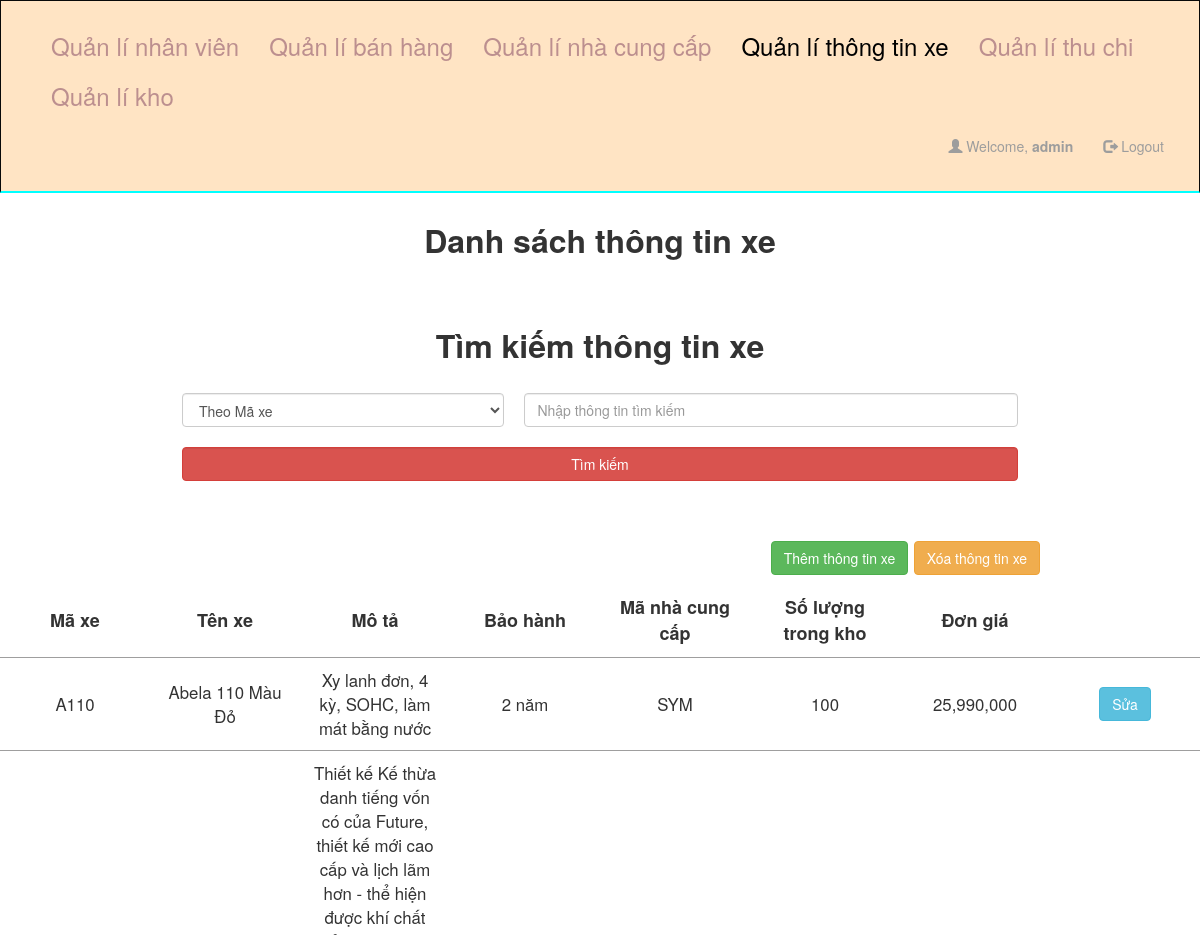
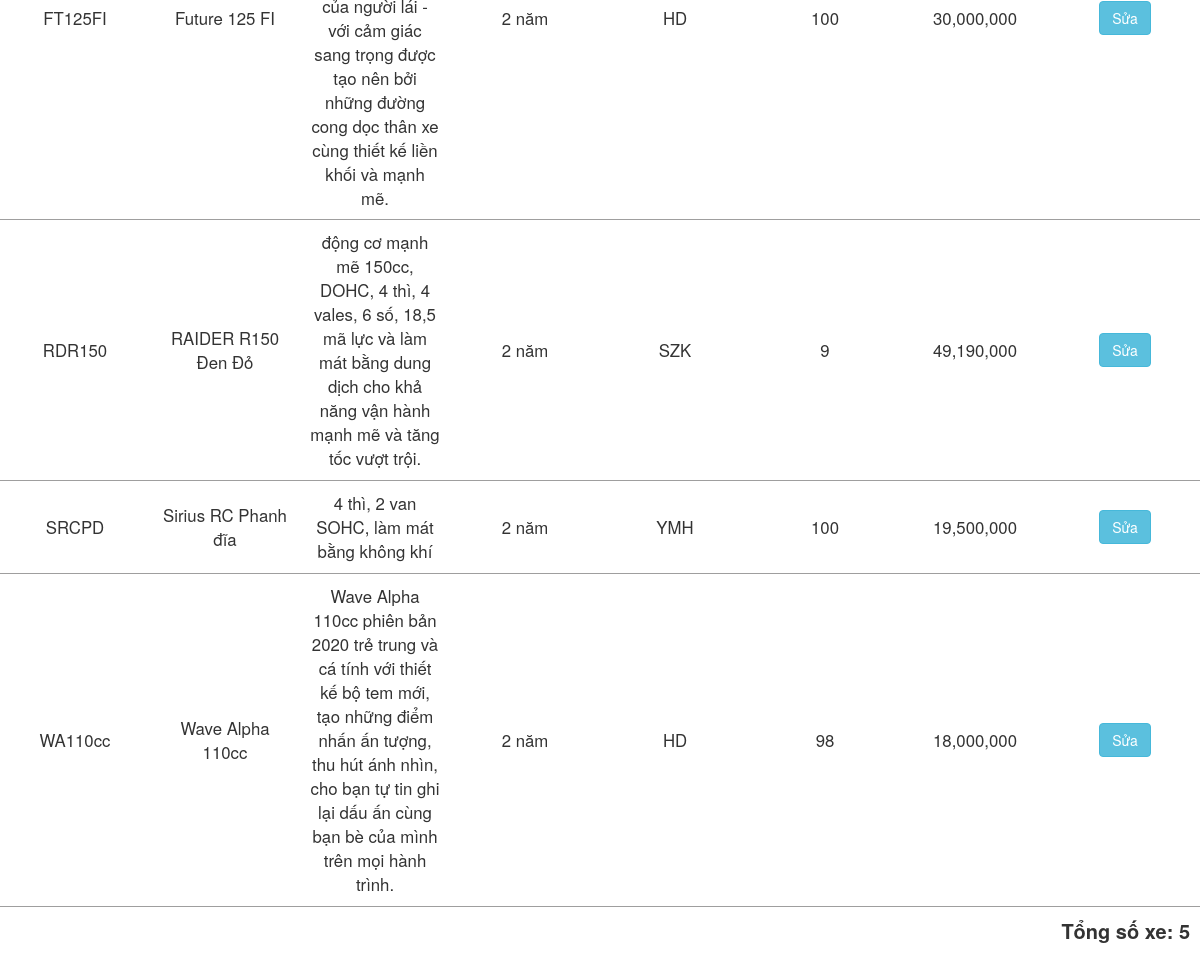
The page /index.php?controller=quanli&action=thongtinxe (signed in) on the database its author committed (2 pictures, top to bottom).
### tables this page shows
CREATE TABLE `xe` (
  `maxe` varchar(50) NOT NULL,
  `tenxe` varchar(50) NOT NULL,
  `mota` varchar(255) NOT NULL,
  `baohanh` varchar(50) NOT NULL,
  `maNCC` varchar(50) NOT NULL,
  `soluongkho` int(11) NOT NULL,
  `dongia` varchar(20) NOT NULL,
  `state` int(11) NOT NULL DEFAULT 1
);

### app/controller/base_controller.php (called while the page is built, shortened)
<?php
require_once ('app/model/xe_model.php');
class base_controller
{
    protected $name;
    public function process($view,$data){
        require_once('app/view/' . $this->name . '/' . $view . '.php');
    }
}

### app/controller/quanli_controller.php (called while the page is built, shortened)
<?php
require_once ('base_controller.php');
class quanli_controller extends base_controller
{
    public function thongtinxe() {
        $this->process('thongtinxe',array());
    }
    public static function get_all_xe() {
        return xe_model::get_all_xe();
    }
}

### app/model/xe_model.php (called while the page is built, shortened)
<?php
class xe_model
{
    public static function get_all_xe() {
        $sql = 'select * from xe';
        $db = DB::getDB();
        $stm = $db->prepare($sql);
        $status = $stm->execute();
        if ($status) {
            $result = $stm->get_result();
            $data = array();
            while ($row = $result->fetch_assoc()) {
                array_push($data, $row);
            }
            return $data;
        }
        return null;
    }
}

### app/view/quanli/thongtinxe.php (the view, shortened to what this page needs)
<?php
require_once ('app/controller/quanli_controller.php');
$result = quanli_controller::get_all_xe();
?>
<!DOCTYPE html>
<html lang="en">
<head>
    <link rel="stylesheet" href="https://maxcdn.bootstrapcdn.com/bootstrap/3.4.1/css/bootstrap.min.css">
    <link rel="stylesheet" href="/style.css">
</head>
<body>
<nav id="navbar" class="navbar navbar-inverse">
    <div class="container-fluid">
        <ul class="nav navbar-nav">
            <li><a id="quanli_page" href="/index.php?controller=quanli&action=index" style="color: rosybrown">Quản lí nhân viên</a></li>
            <li><a id="quanli_page"  href="/index.php?controller=quanli&action=banhang" style="color: rosybrown">Quản lí bán hàng</a></li>
            <li><a id="quanli_page"  href="/index.php?controller=quanli&action=nhacungcap" style="color: rosybrown">Quản lí nhà cung cấp</a></li>
            <li><a id="quanli_page"  href="/index.php?controller=quanli&action=thongtinxe" >Quản lí thông tin xe</a></li>
            <li><a id="quanli_page"  href="/index.php?controller=quanli&action=thuchi" style="color: rosybrown">Quản lí thu chi</a></li>
            <li><a id="quanli_page"  href="/index.php?controller=quanli&action=kho" style="color: rosybrown">Quản lí kho</a></li>
        </ul>
        <ul class="nav navbar-nav navbar-right">
            <li><a href="#"><span class="glyphicon glyphicon-user"></span> Welcome, <b><?= $_SESSION['username'] ?></b></a></li>
            <li><a href="/index.php?controller=login&action=logout"><span class="glyphicon glyphicon-log-out"></span> Logout</a></li>
        </ul>
    </div>
</nav>
<h2 class="text-center">Danh sách thông tin xe</h2>
<div class="container">
    <div class="row">
        <h4 class="text-center">Tìm kiếm thông tin xe</h4>
        <form method="post">
            <table style="margin: auto auto">
                <tr>
                    <td style="width: 100px">
                        <select class="form-control" name="select_value">
                            <option value="Mã xe">Theo Mã xe</option>
                        </select>
                    </td>
                    <td style="width: 150px">
                        <input type="text" name="search_value" class="form-control" placeholder="Nhập thông tin tìm kiếm">
                    </td>
                </tr>
                <tr>
                    <td colspan="2"><input type="submit" class="btn btn-danger px-5 mr-2 form-control" value="Tìm kiếm"></td>
                </tr>
            </table>
        </form>
    </div>
</div> <br><br>
<div id="responsive_table">
    <table id="table_list">
        <table id="table_list"">
        <tr class="control">
            <td colspan="7">
                <a href="/index.php?controller=quanli&action=them_thongtinxe&data=-1" class="btn btn-success">Thêm thông tin xe</a></button>
                <button class="btn btn-warning" data-toggle="modal" data-target="#delete_thongtinxe">Xóa thông tin xe</a></button>
            </td>
        </tr>
        <tr class="header">
            <td>Mã xe</td>
            <td>Tên xe</td>
            <td>Mô tả</td>
            <td>Bảo hành</td>
            <td>Mã nhà cung cấp</td>
            <td>Số lượng trong kho</td>
            <td>Đơn giá</td>
        </tr>
        <?php
        $data = $result;
        $total = 0;
        foreach ($data as $row) {
            $maxe = $row['maxe'];
            $tenxe = $row['tenxe'];
            $mota = $row['mota'];
            $baohanh = $row['baohanh'];
            $maNCC = $row['maNCC'];
            $soluongkho = $row['soluongkho'];
            $dongia = $row['dongia'];
            $total += 1;
            ?>
            <tr class="item">
                <td><?= $maxe ?> </td>
                <td><?= $tenxe ?> </td>
                <td><?= $mota ?> </td>
                <td><?= $baohanh ?> </td>
                <td><?= $maNCC ?> </td>
                <td><?= $soluongkho ?> </td>
                <td><?= $dongia ?> </td>
                <td><a href="/index.php?controller=quanli&action=them_thongtinxe&data=<?=$maxe?>" class="btn btn-info" >Sửa</a></td>
            </tr>
            <?php
        }
        ?>
        <tr class="control">
            <td colspan="8">
                <p>Tổng số xe: <?= $total; ?></p>
            </td>
        </tr>
    </table>
</div>
</body>
</html>

### index.php (shortened to what this page needs)
<?php
require_once ('app/controller/quanli_controller.php');
    $data = null;
    if (isset($_SESSION['username']) and isset($_SESSION['permission'])) {
        if (isset($_GET['controller']) and isset($_GET['action'])) {
            $controller = $_GET['controller'];
            $action = $_GET['action'];
        }else {
            $controller = $_SESSION['permission'];
            $action = 'index';
        }
    }
    $className = $controller."_controller";
    if (class_exists($className)) {
        $obj = new $className();
        if ($data!=null){
            $obj->$action($data);
        }else{
            $obj->$action();
        }
    }
?>

### style.css (style rules this page uses)
* { box-sizing: border-box; }
.text-center { font-size: xx-large; font-weight: bold; padding: 10px; }
#navbar { border-radius: 0; padding: 20px; background: bisque; border-bottom: 2px solid cyan; }
.row { padding-top: 30px; padding-left: 50px; padding-right: 50px; }
#table_list { border-collapse: collapse; margin: auto; }
table { width: 80%; text-align: center; }
td { padding: 10px; }
tr.item { border-top: 1px solid #9f9e9e; border-bottom: 1px solid #9f9e9e; font-size: larger; }
tr.item td { min-width: 150px; }
tr.header { font-weight: bold; font-size: large; }
#responsive_table { overflow-x:auto; }
.control { text-align: right; font-weight: bold; font-size: 20px; }
.row:after { content: ""; display: table; clear: both; }

### app/view/quanli/thongtinxe.php (style rules this page uses)
#quanli_page { font-size: x-large; color: black; }

### rows shown on the page
xe: maxe "A110", tenxe "Abela 110 Màu Đỏ", mota "Xy lanh đơn, 4 kỳ, SOHC, làm mát bằng nước", baohanh "2 năm", maNCC "SYM", soluongkho "100", dongia "25,990,000"
xe: maxe "FT125FI", tenxe "Future 125 FI", mota "Thiết kế Kế thừa danh tiếng vốn có của Future, thiết kế mới cao cấp và lịch lãm hơn - thể hiện được khí chất của người lái - với cảm giác sang trọng được tạo nên bởi những đường cong dọc thân xe cùng thiết kế liền khối và mạnh mẽ.", baohanh "2 năm", maNCC "HD", soluongkho "100", dongia "30,000,000"
xe: maxe "RDR150", tenxe "RAIDER R150 Đen Đỏ", mota "động cơ mạnh mẽ 150cc, DOHC, 4 thì, 4 vales, 6 số, 18,5 mã lực và làm mát bằng dung dịch cho khả năng vận hành mạnh mẽ và tăng tốc vượt trội.", baohanh "2 năm", maNCC "SZK", soluongkho "9", dongia "49,190,000"
xe: maxe "SRCPD", tenxe "Sirius RC Phanh đĩa", mota "4 thì, 2 van SOHC, làm mát bằng không khí", baohanh "2 năm", maNCC "YMH", soluongkho "100", dongia "19,500,000"
xe: maxe "WA110cc", tenxe "Wave Alpha 110cc", mota "Wave Alpha 110cc phiên bản 2020 trẻ trung và cá tính với thiết kế bộ tem mới, tạo những điểm nhấn ấn tượng, thu hút ánh nhìn, cho bạn tự tin ghi lại dấu ấn cùng bạn bè của mình trên mọi hành trình.", baohanh "2 năm", maNCC "HD", soluongkho "98", dongia "18,000,000"

### other values the page prints
$_SESSION['username'] "admin"
$total "5"
